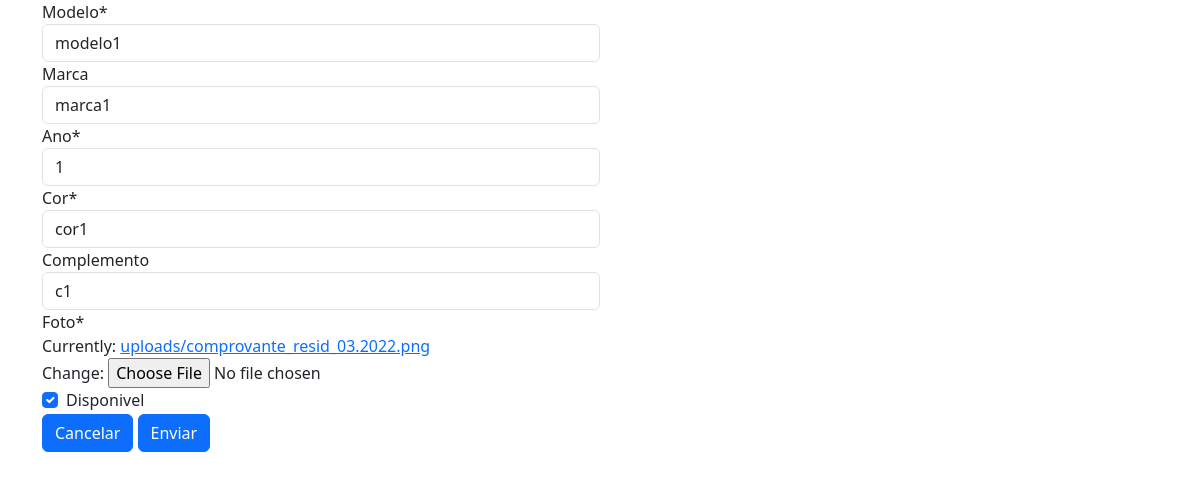
/app/manager/edit_veiculo/18, run on the app's committed database.
### app/models.py (models this page shows, shortened)
class Carros(models.Model):
    modelo = models.CharField(max_length=255, blank=False)
    marca = models.CharField(max_length=255, blank=True)
    complemento = models.CharField(max_length=255, blank=True)
    ano = models.IntegerField(blank=False)
    cor = models.CharField(max_length=255, blank=False)
    disponivel = models.BooleanField(default=True)
    foto = models.ImageField(upload_to="uploads/", blank=False)

### app/views.py (the view)
# urls.py: path('manager/edit_veiculo/<int:id>', views.edit_veiculo, name="edit_veiculo"),
def edit_veiculo(request, id):
    try:
        carro = models.Carros.objects.get(id=id)
    except models.Carros.DoesNotExist:
        HttpResponse('Não foi possivel editar')
    if request.method == 'POST':
        form_carros = forms.CarrosForm(request.POST, request.FILES, instance=carro)
        if form_carros.is_valid:
            form_carros.save()
            return redirect('app:gerenciamento')
        else:
            HttpResponse('Erro')
    else:
        form_carros = forms.CarrosForm(instance=carro)
    return render(request, "pages/edit_veiculo.html",
                  {'form_carros':form_carros,
                   'carro':carro})

### app/forms.py
class CarrosForm(forms.ModelForm):
    class Meta:
        model = models.Carros
        fields = '__all__'

### app/templates/pages/edit_veiculo.html (shortened to what this page needs)
{% extends "base.html" %}
{% load widget_tweaks %}
{% block content %}
<form method="post" action="{% url 'app:edit_veiculo' carro.id %}" enctype="multipart/form-data">
    <div class="form-row container">
      <div class="form-group col-md-6">
        <label for="modelo">Modelo*</label>
        {% render_field form_carros.modelo class+="form-control" %}
      </div>
      <div class="form-group col-md-6">
        <label for="marca">Marca</label>
        {% render_field form_carros.marca class+="form-control" %}
      </div>
      <div class="form-group col-md-6">
        <label for="ano">Ano*</label>
        {% render_field form_carros.ano class+="form-control" %}
      </div>
      <div class="form-group col-md-6">
        <label for="cor">Cor*</label>
        {% render_field form_carros.cor class+="form-control" %}
      </div>
      <div class="form-group col-md-6">
        <label for="Complemento">Complemento</label>
        {% render_field form_carros.complemento class+="form-control" %}
      </div>
      <div class="form-group">
        <label for="foto">Foto*</label>
        <br>
        {% render_field form_carros.foto type="file" class+="form-control-file" %}
      </div>
      <div class="form-check">
        {% render_field form_carros.disponivel type="checkbox" id="disponibilidade" class+="form-check-input" %}
        <label class="form-check-label" for="disponibilidade">
          Disponivel
        </label>
      </div>
          <a class="btn btn-primary" href="{% url 'app:gerenciamento' %}">Cancelar</a>
          <button type="submit" class="btn btn-primary">Enviar</button>
    </div>
</form>
{% endblock %}

### data on the page
Carros: modelo "modelo1", marca "marca1", ano "1", cor "cor1", complemento "c1", disponivel "☑"
